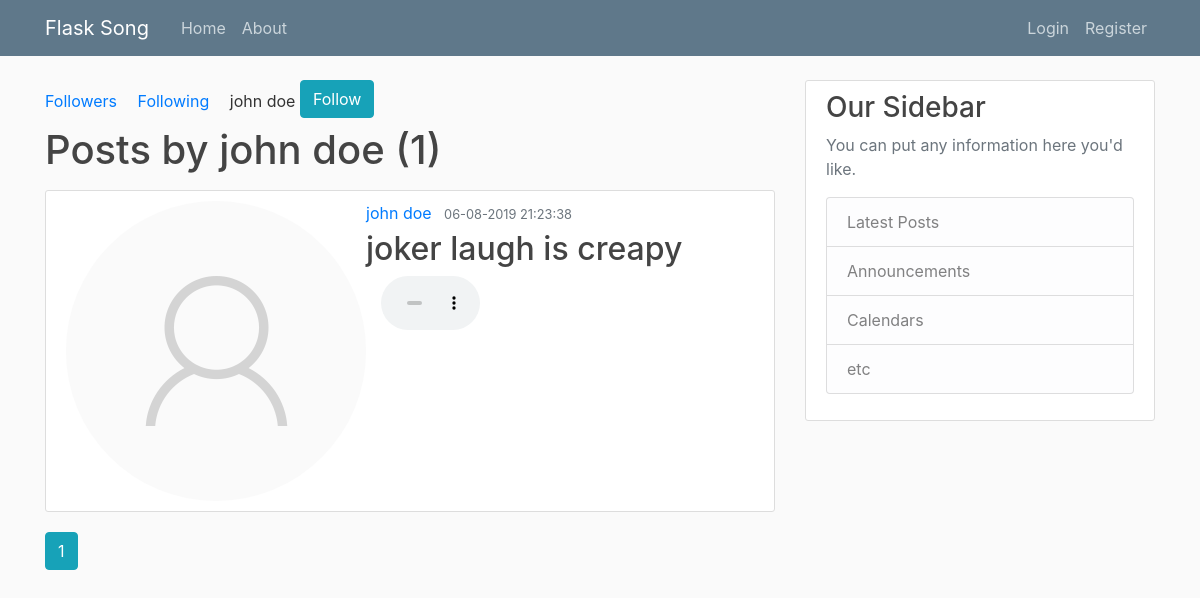
/user/john doe, run on the app's committed database.
### flasksong/models.py (models this page shows, shortened)
class User(db.Model, UserMixin):
    id = db.Column(db.Integer, primary_key=True)
    username = db.Column(db.String(20), unique=True, nullable=False)
    email = db.Column(db.String(120), unique=True, nullable=False)
    image_file = db.Column(db.String(20), nullable=False, default='default.png')
    password = db.Column(db.String(60), nullable=False)
    posts = db.relationship('Post', backref='author', lazy=True)
    comments_on_post_user = db.relationship('Comments_on_post', backref='author', lazy=True)
    followers_following = db.relationship('Followers_following', backref='author', lazy=True)

class Post(db.Model):
	id = db.Column(db.Integer, primary_key=True)
	title = db.Column(db.String(100), nullable=False)
	date_posted = db.Column(db.DateTime, nullable=False, default=datetime.now)
	song_file = db.Column(db.String(20), nullable=False)
	likes = db.Column(db.Integer, nullable=False, default=0)
	user_id = db.Column(db.Integer, db.ForeignKey('user.id'), nullable=False)
	comments_on_post = db.relationship('Comments_on_post', backref='author2', lazy=True)

### flasksong/routes.py (the view)
@app.route("/user/<string:username>")
def user_posts(username):
	page = request.args.get('page', 1, type=int)
	user = User.query.filter_by(username=username).first_or_404()
	posts = Post.query.filter_by(author=user)\
		.order_by(Post.date_posted.desc())\
		.paginate(page=page, per_page=5)
	return render_template('user_posts.html', posts=posts, user=user)

### flasksong/templates/user_posts.html
{% extends "layout.html" %}
{% block content %}
  <a class="mr-3" href="#">Followers </a>
  <a class="mr-3" href="#">Following </a>
  {{user.username}}
  {% if user.username != current_user.username %}
    <a class="btn btn-info mb-2" href="{{ url_for('follower_follow', username=user.username) }}">Follow</a>
  {% endif %}
	<h1 class="mb-3">Posts by {{ user.username }} ({{ posts.total }})</h1>
    {% for post in posts.items %}
        <article class="media content-section">
		 <img class="rounded-circle article-image" src="{{ url_for('static', filename='profile_pics/' + post.author.image_file) }}">
          <div class="media-body">
            <div class="article-metadata">
              <a class="mr-2" href="{{ url_for('user_posts', username=post.author.username) }}">{{ post.author.username }}</a>
              <small class="text-muted">{{ post.date_posted.strftime('%d-%m-%Y %X') }}</small>
            </div>
            <h2><a class="article-title" href="{{ url_for('post', post_id=post.id) }}">{{ post.title }}</a></h2>
       	        <div class="col-sm-4 col-sm-offset-4">
		      <audio controls style="width: 100%;">
			<source src="{{ url_for('static', filename='user_songs/' + post.song_file) }}">
		      </audio>
		    </div>
          </div>
        </article>
    {% endfor %}
	{% for page_num in posts.iter_pages(left_edge=1, right_edge=1, left_current=1, right_current=2) %}
      {% if page_num %}
        {% if posts.page == page_num %}
          <a class="btn btn-info mb-4" href="{{ url_for('user_posts', username=user.username, page=page_num) }}">{{ page_num }}</a>
        {% else %}
          <a class="btn btn-outline-info mb-4" href="{{ url_for('user_posts', username=user.username, page=page_num) }}">{{ page_num }}</a>
        {% endif %}
      {% else %}
        ...
      {% endif %}
	{% endfor %}
{% endblock content %}

### flasksong/static/main.css (style rules this page uses)
body { background: #fafafa; color: #333333; margin-top: 5rem; }
h1, h2, h3, h4, h5, h6 { color: #444444; }
.content-section { background: #ffffff; padding: 10px 20px; border: 1px solid #dddddd; border-radius: 3px; margin-bottom: 20px; }
.article-title { color: #444444; }
.article-metadata { padding-bottom: 1px; margin-bottom: 4px; border-bottom: 1px solid #e3e3e3 border-radius: 50%; }

### data on the page
User: username "john doe"
Post: image_file (placeholder picture), author.username "john doe", date_posted "06-08-2019 21:23:38", title "joker laugh is creapy"

### other printed values
{{ posts.total }} "1"
{{ page_num }} "1"
